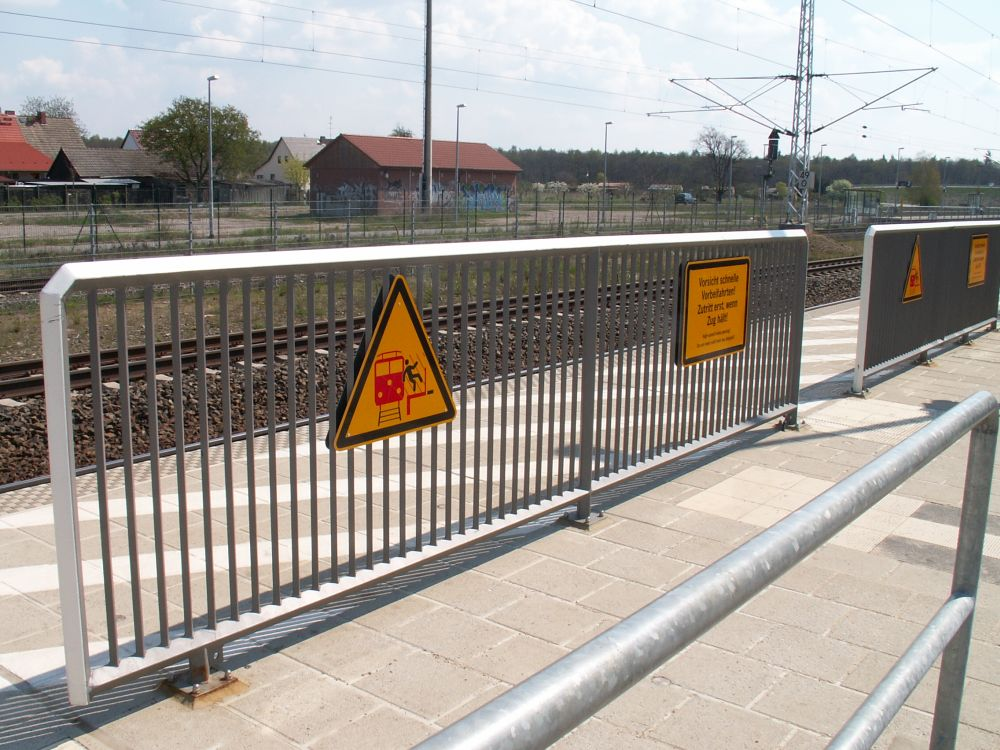
%> input picture 2022L_EDISP/Lab6/barrier.jpg, 1000 x 750 px
$ octave task3.m   (GNU Octave 9; MATLAB toolbox functions it lacks are replaced by stand-ins)
%> lines starting %> are read from the running program, lines starting %| are printed output that depends on the picture; in (x1, y1, x2, y2) boxes, pixels count from 0 and x2, y2 are one past the last pixel; in counts of white or black regions, pixels touching at a corner belong together; the program's own positions count from 1
### 2022L_EDISP/Lab6/task2_filt.m
% Define low-pass filters
lp1=...
[1, 1, 1;...
1, 1, 1;...
1, 1, 1];

lp2=...
[1, 1, 1;...
1, 2, 1;...
1, 1, 1];

lp3=...
[1, 2, 1;...
2, 4, 2;...
1, 2, 1];

lp4=...
[1, 1, 2, 1, 1;...
1, 2, 4, 2, 1;...
2, 4, 8, 4, 2;...
1, 2, 4, 2, 1;...
1, 1, 2, 1, 1];

% Define high-pass filters
hp1=...
[-1, -1, -1;...
-1, 9, -1;...
-1, -1, -1];

hp2=...
[0, -1, 0;...
-1, 5, -1;...
0, -1, 0];

% Define edge-detection filters
edg1=...
[0, 0, 0;...
-1, 1, 0;...
0, 0, 0];

edg2=...
[-1, 0, 0;...
0, 1, 0;...
0, 0, 0];

edg3=...
[-1, 1, 1;...
-1, -2, 1;...
-1, 1, 1];

edg4=...
[-1, -1, 1;...
-1, -2, 1;...
1, 1, 1];

edg5=...
[0, -1, 0;...
-1, 4, -1;...
0, -1, 0];

edg6=...
[-1, 0, -1;...
0, 4, 0;...
-1, 0, -1];

edg7=...
[1, 2, 1;...
0, 0, 0;...
-1, -2, -1];

### 2022L_EDISP/Lab6/task3.m
path = 'barrier.jpg'; % change depending on the PC and file
task2_filt; % Load filters


% Load image
image_handle_RGB = imread(path);
%> image_handle_RGB is the input picture: size 750x1000x3 uint8; mean R, G, B 162.3, 156.2, 149.8
image_handle_grey = rgb2gray(image_handle_RGB); % Convert to gray
image_handle = double(image_handle_grey); % convert from uint8 to double


% Display unfiltered image
figure;
imagesc(image_handle);
colormap(gray); colorbar;
title('Barrier image unfiltered');


% We check different edge filters
%edg1
filtered_edg1 = filter2(edg1, image_handle);
figure;
imagesc(filtered_edg1);
colormap(gray); colorbar;
title('Barrier image edg1 filtered');

%edg2
filtered_edg2 = filter2(edg2, image_handle);
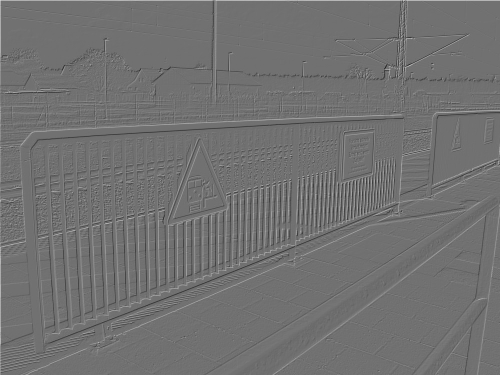
%> filtered_edg2: size 750x1000 double (shown at 1/2 size); min -204, max 255, mean 0.4; drawn with min black and max white
figure;
imagesc(filtered_edg2);
colormap(gray); colorbar;
title('Barrier image edg2 filtered');

%edg3
filtered_edg3 = filter2(edg3, image_handle);
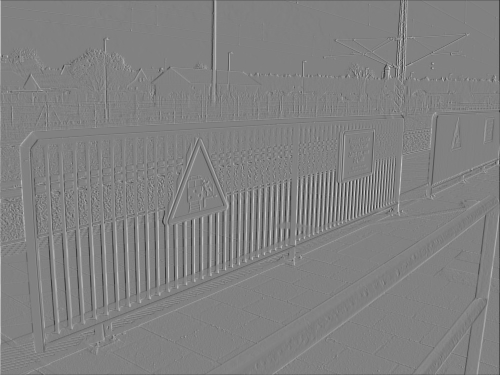
%> filtered_edg3: size 750x1000 double (shown at 1/2 size); min -763, max 741, mean -0.4; drawn with min black and max white
figure;
imagesc(filtered_edg3);
colormap(gray); colorbar;
title('Barrier image edg3 filtered');

%edg4
filtered_edg4 = filter2(edg4, image_handle);
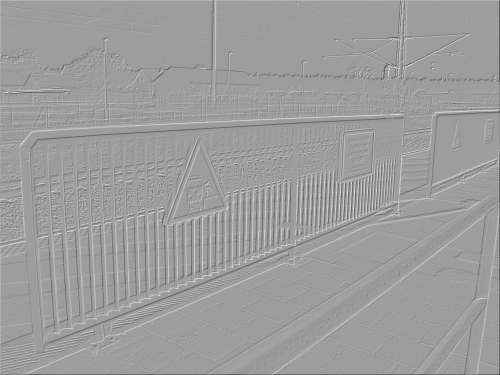
%> filtered_edg4: size 750x1000 double (shown at 1/2 size); min -956, max 591, mean -0.9; drawn with min black and max white
figure;
imagesc(filtered_edg4);
colormap(gray); colorbar;
title('Barrier image edg4 filtered');

%edg5
filtered_edg5 = filter2(edg5, image_handle);
figure;
imagesc(filtered_edg5);
colormap(gray); colorbar;
title('Barrier image edg5 filtered');

%edg6
filtered_edg6 = filter2(edg6, image_handle);
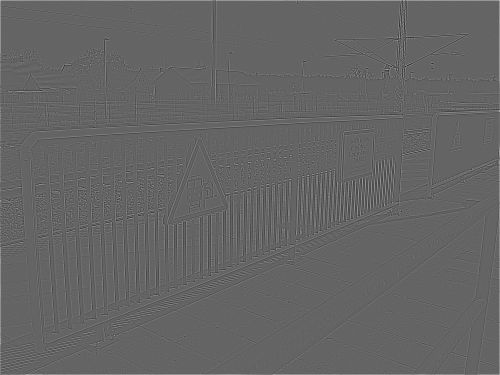
%> filtered_edg6: size 750x1000 double (shown at 1/2 size); min -475, max 729, mean 1.8; drawn with min black and max white
figure;
imagesc(filtered_edg6);
colormap(gray); colorbar;
title('Barrier image edg6 filtered');

%edg7
filtered_edg7 = filter2(edg7, image_handle);
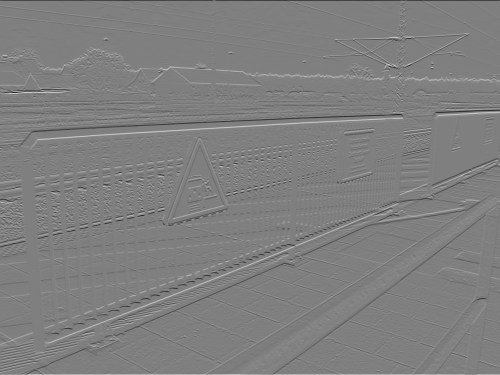
%> filtered_edg7: size 750x1000 double (shown at 1/2 size); min -1020, max 1020, mean 0.2; drawn with min black and max white
figure;
imagesc(filtered_edg7);
colormap(gray); colorbar;
title('Barrier image edg7 filtered');


% We check with thresholding
threshold = -30;
thr_edg5 = filtered_edg5 > threshold;
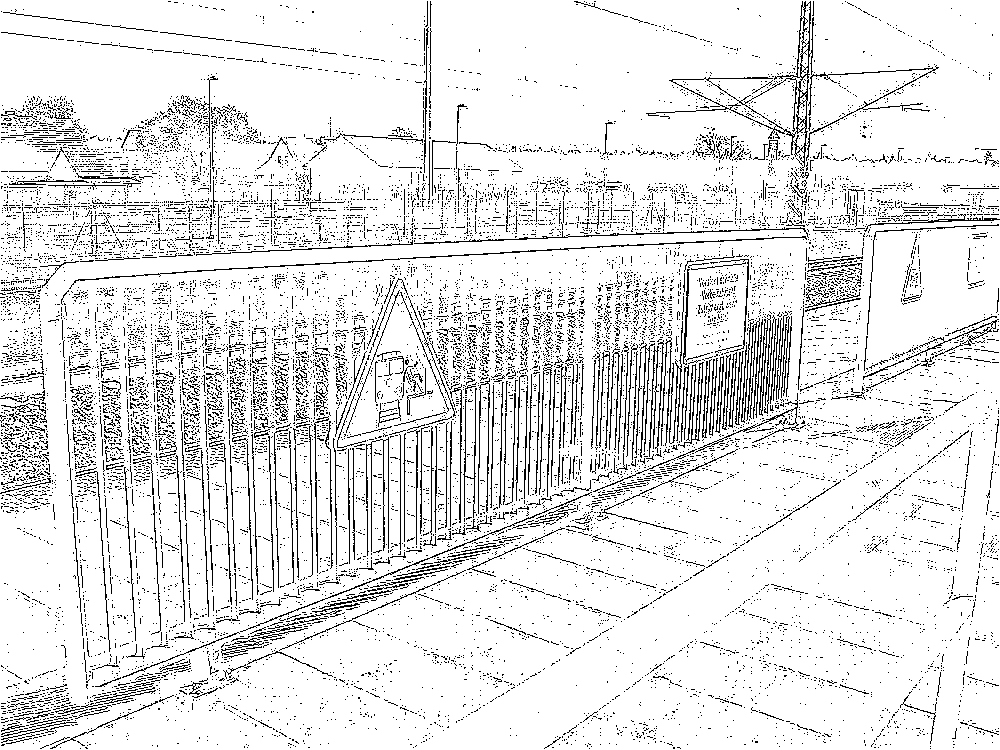
%> thr_edg5: size 750x1000 logical; 89.8% white; black in thin lines or dots
figure;
imagesc(thr_edg5);
colormap(gray); colorbar;
title(['Thresholded edg5. Threshold = ', num2str(threshold)]);

$ run again, with 2022L_EDISP/Lab6/flowers.jpg copied over 2022L_EDISP/Lab6/barrier.jpg
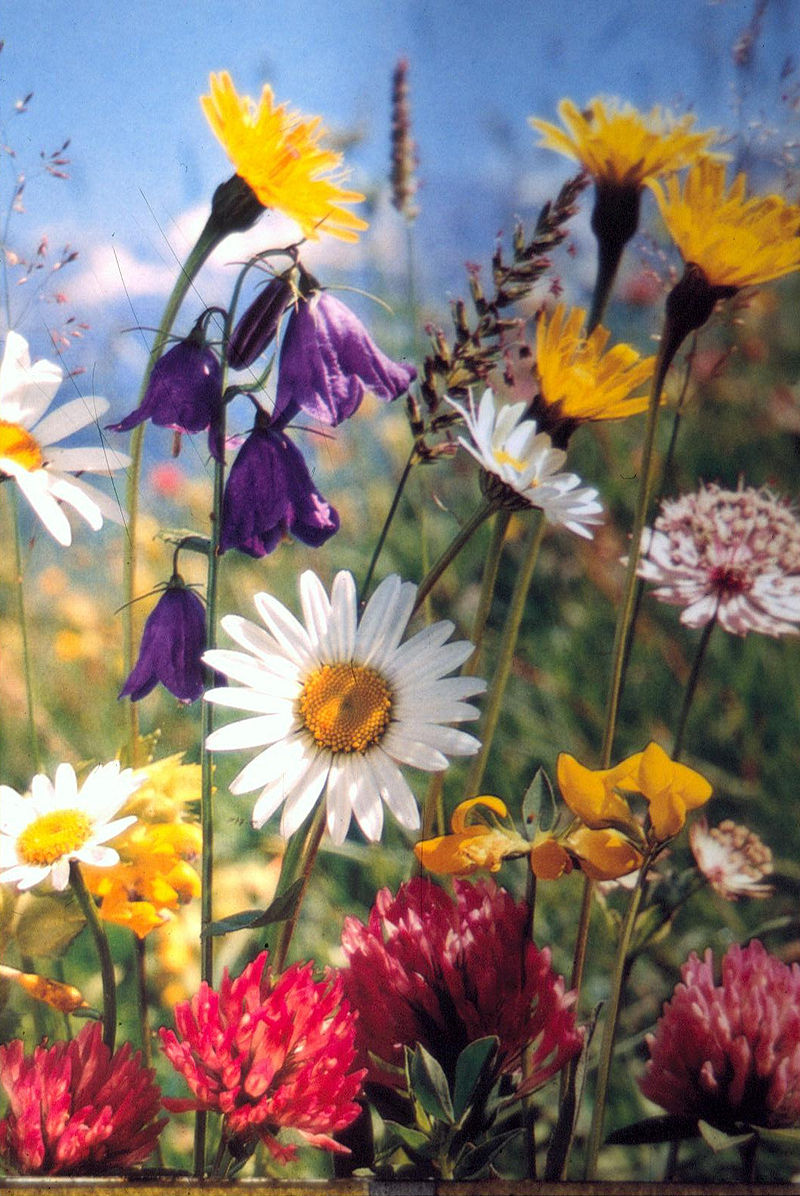
%> input picture 2022L_EDISP/Lab6/flowers.jpg, 800 x 1196 px
%> image_handle_RGB is the input picture: size 1196x800x3 uint8; mean R, G, B 133.1, 117.2, 109.4
%> `filtered_edg7 = filter2(edg7, image_handle);`:
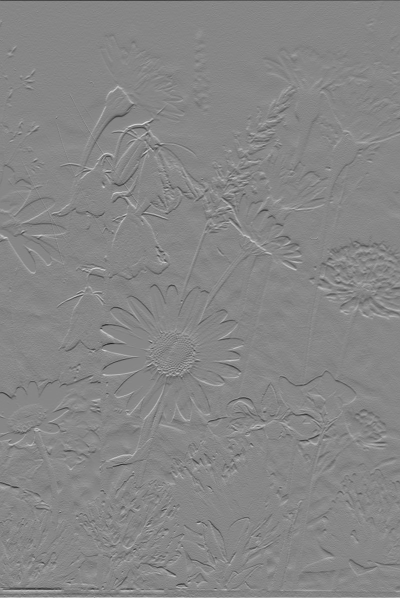
%> filtered_edg7: size 1196x800 double (shown at 1/2 size); min -716, max 640, mean 0.2; drawn with min black and max white
%> `thr_edg5 = filtered_edg5 > threshold;`:
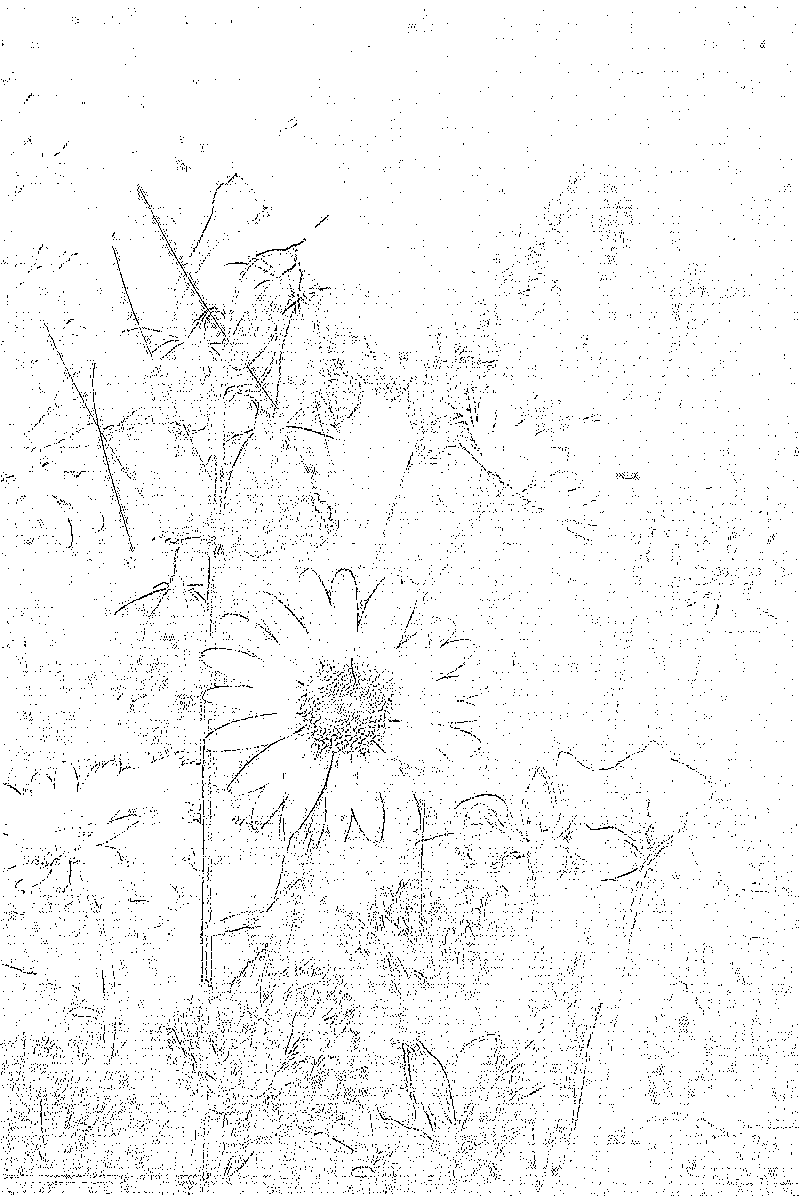
%> thr_edg5: size 1196x800 logical; 96.7% white; black in thin lines or dots

$ run again, with 2022L_EDISP/Lab6/Grohl.png saved as 2022L_EDISP/Lab6/barrier.jpg
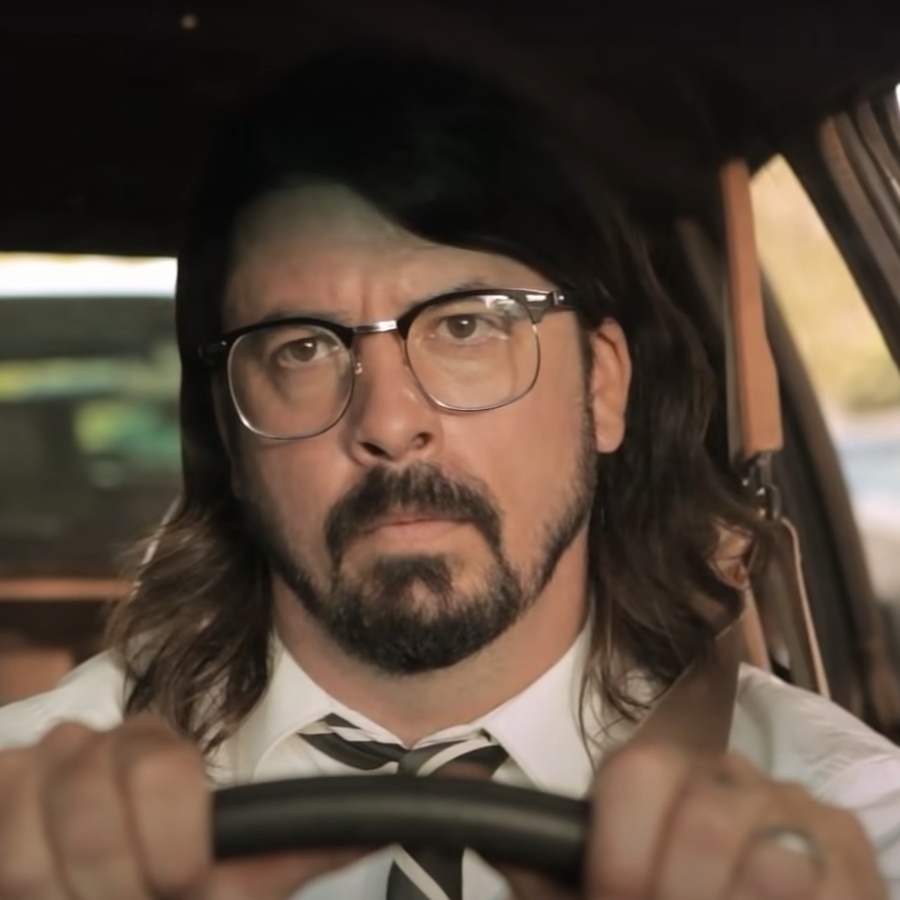
%> input picture 2022L_EDISP/Lab6/Grohl.png, 900 x 900 px
%> image_handle_RGB is the input picture: size 900x900x3 uint8; mean R, G, B 87, 71.5, 58.8
%> `filtered_edg4 = filter2(edg4, image_handle);`:
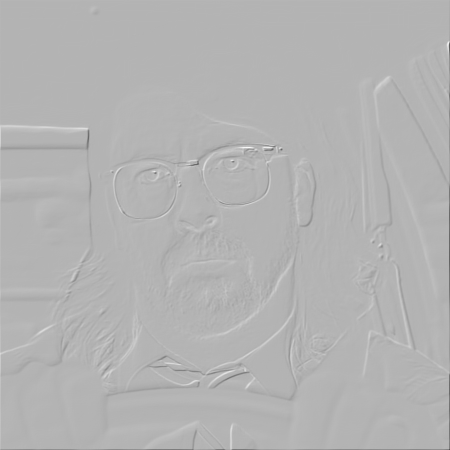
%> filtered_edg4: size 900x900 double (shown at 1/2 size); min -781, max 327, mean 0; drawn with min black and max white
%> `thr_edg5 = filtered_edg5 > threshold;`:
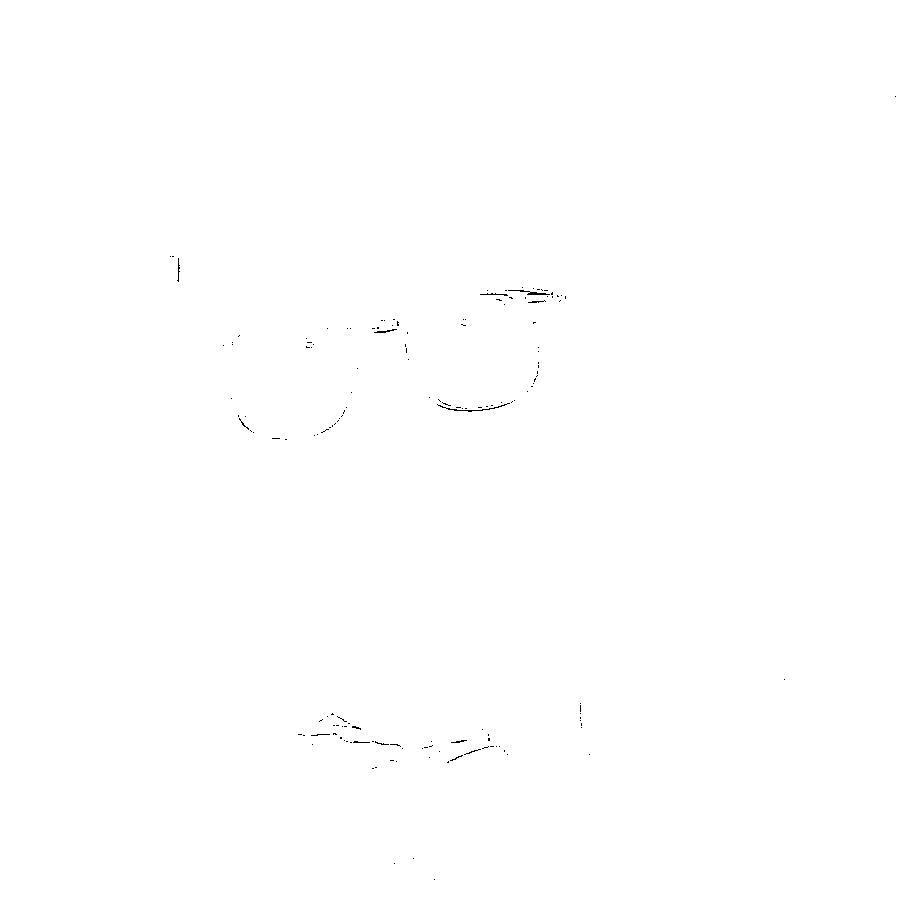
%> thr_edg5: size 900x900 logical; 99.9% white; black in thin lines or dots, all inside (x1, y1, x2, y2) = (170, 96, 896, 880)
